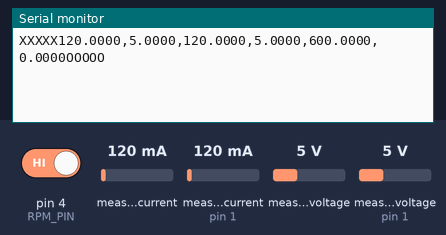
The program below on a simulated Arduino Leonardo, built with avr-gcc and run on an emulated ATmega32U4. Shown: the last lines printed to the serial monitor. The inputs (shaded band) are chosen by the test bench; at power-on: measured current 120 mA, measured current (sensor on pin 1) 120 mA, pin 4 (RPM_PIN) HIGH, measured voltage 5 V, measured voltage (sensor on pin 1) 5 V.

Above: at 1.2 s.
1.3 s: measured current (sensor 0) set to 40 mA
At 2.6 s:
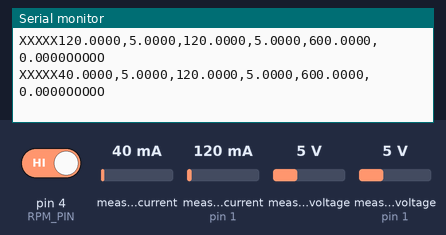
2.8 s: measured current (sensor on pin 1) set to 40 mA
At 3.8 s:
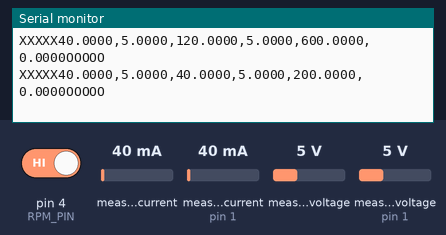
4.3 s: pin 4 (RPM_PIN) driven LOW
At 5.6 s:
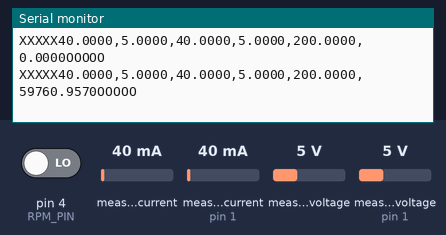
5.8 s: measured voltage (sensor 0) set to 0.3 V
At 6.5 s:
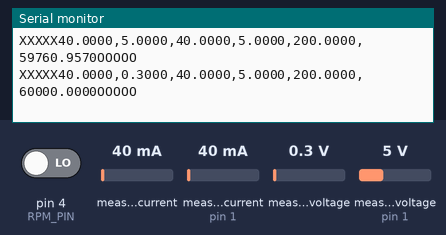
7.3 s: measured voltage (sensor on pin 1) set to 0.3 V
At 8.6 s:
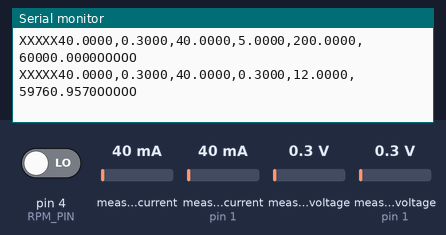
8.8 s: pin 4 (RPM_PIN) driven HIGH
At 10.9 s:
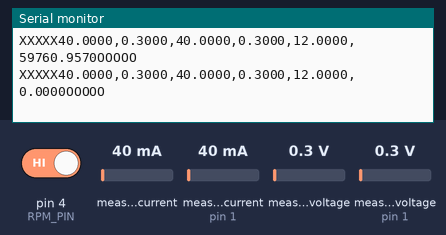
Timing chart, 0 to 11.3 s (numbered marks = the images above; inputs shaded):
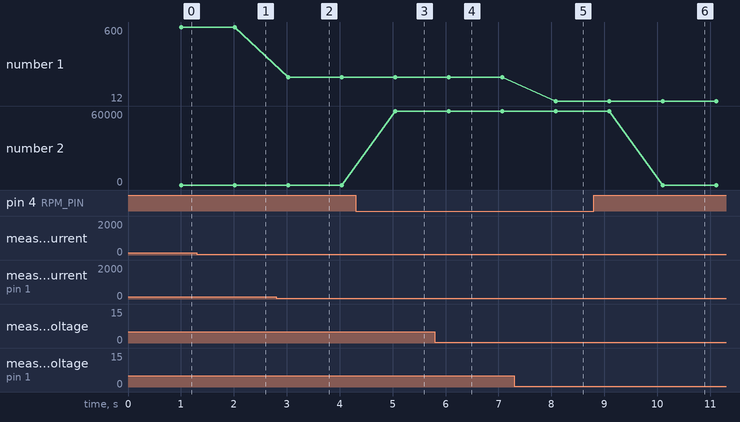

The program:

main.cpp
```cpp
#include <Arduino.h>
#include <Wire.h>
#include <Adafruit_INA219.h>

#define RPM_PIN 4
Adafruit_INA219 ina219_gen;
Adafruit_INA219 ina219_buck(0x41);

float current_gen = 0.00, voltage_gen = 0.00;
float current_buck = 0.00, voltage_buck = 0.00, power_buck = 0.00;

float rpm_gen = 0.00;
unsigned long rpm_t0 = 0;
unsigned long rpm_td = 0;

unsigned long delay_t0 = 0, delay_td = 0;

void send_vals_to_uart()
{
    // Packet format will be XXXXX<val0>,<val1>,<val2>,<val3>XXXXX
    Serial.print("XXXXX");
    Serial.print(current_gen, 4);
    Serial.print(",");
    Serial.print(voltage_gen, 4);
    Serial.print(",");
    Serial.print(current_buck, 4);
    Serial.print(",");
    Serial.print(voltage_buck, 4);
    Serial.print(",");
    Serial.print(power_buck, 4);
    Serial.print(",");
    Serial.print(rpm_gen, 4);
    Serial.println("OOOOO");
}

void setup()
{
    ina219_gen.begin();
    ina219_buck.begin();

    pinMode(RPM_PIN, INPUT);
    Serial.begin(115200);

    delay_t0 = micros();
    delay_td = 0;
}

void loop()
{
    delay_td = micros() - delay_t0;

    if(!digitalRead(RPM_PIN))
    {
        rpm_td = micros() - rpm_t0;
        if(rpm_td >= 1000)
            rpm_gen = (1000000.0/(float)(rpm_td))*60.0;

        rpm_t0 = micros();
        rpm_td = 0;
    }

    if(delay_td >= 1000000)
    {
        current_gen = ina219_gen.getCurrent_mA();
        voltage_gen = ina219_gen.getBusVoltage_V();
        current_buck = ina219_buck.getCurrent_mA();
        voltage_buck = ina219_buck.getBusVoltage_V();
        power_buck = current_buck >= 0.0 ? voltage_buck * current_buck: 0.0;

        send_vals_to_uart();

        rpm_gen = 0.00;
        delay_t0 = micros();
        delay_td = 0;
    }
}
```

Measured:
- after the input at 1.3 s, the serial monitor: prints a new line after 0.72 s (image 1)
- after the input at 2.8 s, the serial monitor: prints a new line after 0.23 s (image 2)
- after the input at 4.3 s, the serial monitor: prints a new line after 0.75 s (image 3)
- after the input at 5.8 s, the serial monitor: prints a new line after 0.26 s (image 4)
- after the input at 7.3 s, the serial monitor: prints a new line after 0.78 s (image 5)
- after the input at 8.8 s, the serial monitor: prints a new line after 1.3 s (image 6)
- plotted number 1: 600 → 200 after the input at 2.8 s, 200 → 12 after the input at 7.3 s
- plotted number 2: 0 → 59760.96 after the input at 4.3 s, 59760.96 → 0 after the input at 8.8 s
